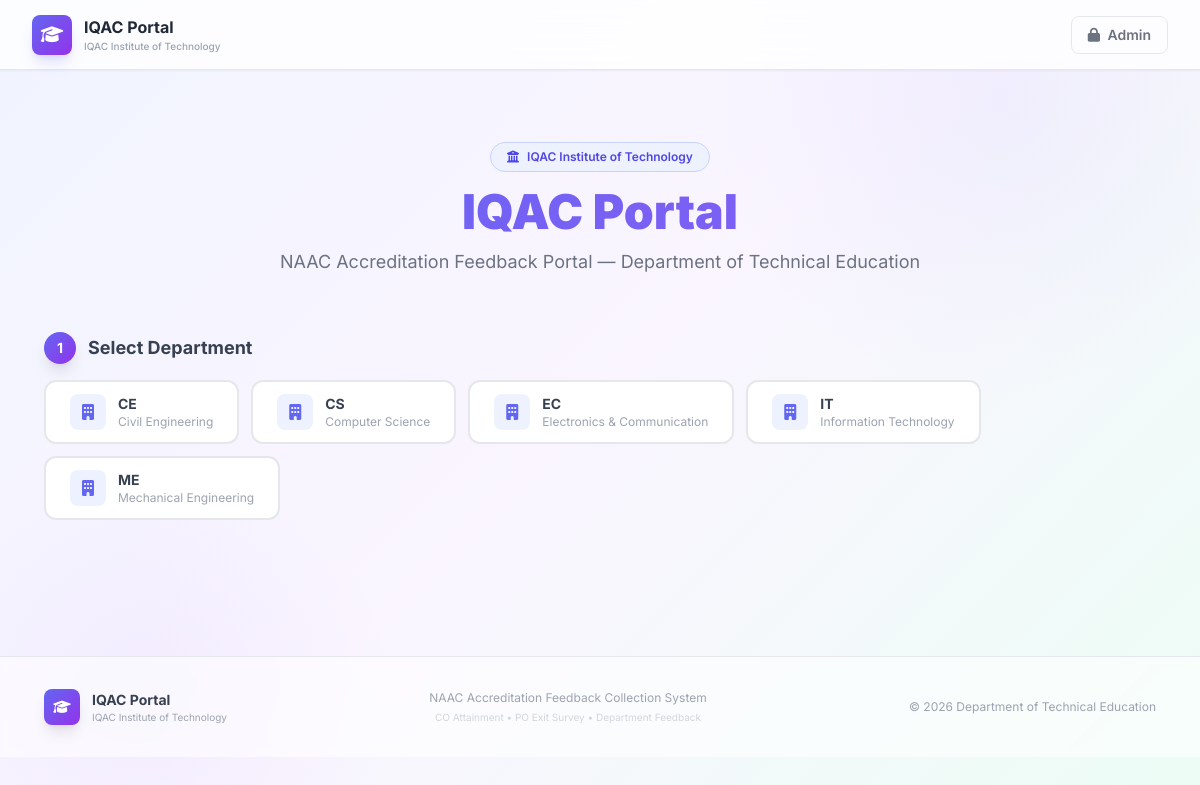
The page / on the database its author committed.
### tables this page shows
CREATE TABLE IF NOT EXISTS `departments` (
    `id` INT AUTO_INCREMENT PRIMARY KEY,
    `name` VARCHAR(150) NOT NULL,
    `code` VARCHAR(20) NOT NULL UNIQUE,
    `created_at` TIMESTAMP DEFAULT CURRENT_TIMESTAMP
);

### functions.php (called while the page is built, shortened)
<?php
function sanitize($input) {
    return htmlspecialchars(trim($input ?? ''), ENT_QUOTES, 'UTF-8');
}

### index.php (the view, shortened to what this page needs)
<?php
require_once __DIR__ . '/functions.php';
$departments = $pdo->query("SELECT * FROM departments ORDER BY name")->fetchAll();
?>
<!DOCTYPE html>
<html lang="en">
<head>
    <script src="https://cdn.tailwindcss.com"></script>
    <link rel="stylesheet" href="assets/css/style.css">
    <link rel="stylesheet" href="https://cdnjs.cloudflare.com/ajax/libs/font-awesome/6.5.1/css/all.min.css">
</head>
<body class="font-sans min-h-screen text-gray-800">
    <header class="sticky top-0 z-50 bg-white/80 backdrop-blur-lg border-b border-gray-200 px-8 h-[70px] flex items-center justify-between shadow-sm">
        <div class="flex items-center gap-3">
            <div class="w-10 h-10 bg-gradient-to-br from-indigo-500 to-purple-600 rounded-lg flex items-center justify-center text-white text-lg shadow-lg shadow-indigo-500/20">
                <i class="fas fa-graduation-cap"></i>
            </div>
            <div>
                <h1 class="text-base font-bold text-gray-800"><?= APP_NAME ?></h1>
                <p class="text-[10px] text-gray-400 font-medium"><?= APP_INSTITUTE ?></p>
            </div>
        </div>
        <a href="login.php" class="px-4 py-2 border border-gray-200 rounded-lg text-sm font-semibold text-gray-500 hover:text-indigo-600 hover:border-indigo-300 hover:bg-indigo-50 transition">
            <i class="fas fa-lock mr-1"></i> Admin
        </a>
    </header>
    <div class="max-w-6xl mx-auto px-5 py-10">
        <div class="text-center py-8 mb-6 animate-slide-down">
            <div class="inline-flex items-center gap-2 px-4 py-1.5 bg-indigo-50 border border-indigo-200 rounded-full text-xs font-semibold text-indigo-600 mb-4">
                <i class="fas fa-university"></i> <?= APP_INSTITUTE ?>
            </div>
            <h2 class="text-4xl md:text-5xl font-black gradient-text leading-tight mb-3"><?= APP_NAME ?></h2>
            <p class="text-gray-500 text-lg max-w-2xl mx-auto">NAAC Accreditation Feedback Portal — <?= APP_DEPT ?></p>
        </div>
        <div class="mb-8 animate-slide-down" style="animation-delay:100ms">
            <div class="flex items-center gap-3 mb-4">
                <span class="w-8 h-8 bg-gradient-to-br from-indigo-500 to-purple-600 rounded-full flex items-center justify-center text-white text-sm font-bold shadow-lg">1</span>
                <h3 class="text-lg font-bold text-gray-700">Select Department</h3>
            </div>
            <div class="flex flex-wrap gap-3" id="dept-grid">
                <?php foreach ($departments as $d): ?>
                    <button onclick="selectDept(<?= $d['id'] ?>, '<?= sanitize($d['name']) ?>')"
                            data-dept="<?= $d['id'] ?>"
                            class="dept-btn px-6 py-3 bg-white border-2 border-gray-200 rounded-xl text-center transition-all duration-300 hover:-translate-y-1 hover:border-indigo-400 hover:shadow-lg cursor-pointer group flex items-center gap-3">
                        <div class="w-9 h-9 bg-indigo-50 rounded-lg flex items-center justify-center text-indigo-500 group-hover:bg-indigo-100 transition">
                            <i class="fas fa-building"></i>
                        </div>
                        <div class="text-left">
                            <div class="text-sm font-bold text-gray-700"><?= sanitize($d['code']) ?></div>
                            <div class="text-xs text-gray-400"><?= sanitize($d['name']) ?></div>
                        </div>
                    </button>
                <?php endforeach; ?>
            </div>
        </div>
    </div>
    <footer class="mt-16 border-t border-gray-200 bg-white/60 backdrop-blur-sm">
        <div class="max-w-6xl mx-auto px-5 py-8">
            <div class="flex flex-col md:flex-row items-center justify-between gap-4">
                <div class="flex items-center gap-3">
                    <div class="w-9 h-9 bg-gradient-to-br from-indigo-500 to-purple-600 rounded-lg flex items-center justify-center text-white text-sm shadow-lg">
                        <i class="fas fa-graduation-cap"></i>
                    </div>
                    <div>
                        <div class="text-sm font-bold text-gray-700"><?= APP_NAME ?></div>
                        <div class="text-[10px] text-gray-400"><?= APP_INSTITUTE ?></div>
                    </div>
                </div>
                <div class="text-center">
                    <p class="text-xs text-gray-400">NAAC Accreditation Feedback Collection System</p>
                    <p class="text-[10px] text-gray-300 mt-1">CO Attainment • PO Exit Survey • Department Feedback</p>
                </div>
                <div class="text-xs text-gray-400">&copy; <?= date('Y') ?> <?= APP_DEPT ?></div>
            </div>
        </div>
    </footer>
</body>
</html>

### assets/css/style.css (style rules this page uses)
:root { --primary: #6366f1; --primary-light: #818cf8; --primary-dark: #4f46e5; --accent: #8b5cf6; --success: #10b981; --warning: #f59e0b; --danger: #ef4444; --surface: rgba(255, 255, 255, 0.85); --surface-solid: #ffffff; --text: #1e293b; --text-muted: #64748b; --text-light: #94a3b8; --border: rgba(0, 0, 0, 0.08); --shadow-sm: 0 1px 3px rgba(0, 0, 0, 0.06); --shadow-md: 0 4px 12px rgba(0, 0, 0, 0.08); --shadow-lg: 0 8px 30px rgba(0, 0, 0, 0.1); --shadow-glow: 0 0 40px rgba(99, 102, 241, 0.15); --radius: 16px; --radius-sm: 10px; --radius-xs: 8px; }
* { margin: 0; padding: 0; box-sizing: border-box; }
body { font-family: 'Inter', -apple-system, BlinkMacSystemFont, sans-serif; background: linear-gradient(135deg, #f0f4ff 0%, #faf5ff 50%, #ecfdf5 100%); color: var(--text); min-height: 100vh; -webkit-font-smoothing: antialiased; }
.gradient-text { background: linear-gradient(135deg, var(--primary), var(--accent)); -webkit-background-clip: text; -webkit-text-fill-color: transparent; background-clip: text; }
.animate-slide-down { animation: slideDown 0.5s cubic-bezier(0.16, 1, 0.3, 1) both; }

### rows shown on the page
departments: code "CE", name "Civil Engineering"
departments: code "CS", name "Computer Science"
departments: code "EC", name "Electronics & Communication"
departments: code "IT", name "Information Technology"
departments: code "ME", name "Mechanical Engineering"

### other values the page prints
APP_NAME "IQAC Portal"
APP_INSTITUTE "IQAC Institute of Technology"
APP_DEPT "Department of Technical Education"
